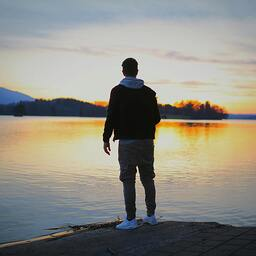
#> input picture test/perso.ppm, 256 x 256 px
$ python v2.py
#> lines starting #> are read from the running program, lines starting #| are printed output that depends on the picture
from PIL import Image
from colorsys import rgb_to_hsv as r2h
from colorsys import hsv_to_rgb as h2r

R, G, B, Y, C, P, O = [0.0, 1.0/3, 2.0/3, 1.0/6, 1.0/2, 5.0/6, 1.0/12] # red, green, blue, yellow, cyan, purple, orange

nameImIn = "perso.ppm"#input("name of image : ")
nameImOut = "Test3.ppm"
colorTarget = R#input("color target : ") # 0 to 1
rayonTarget = 0.1#input("rayon of image : ") # 0 to 0.5

imIn = Image.open(nameImIn)
#> imIn is the input picture: PIL image 256x256 RGB; mean R, G, B 142.2, 140.2, 130.7
sx = imIn.size[0]
#> sx = 256
sy = imIn.size[1]
#> sy = 256
dataIn = imIn.load()
imOut = Image.new(imIn.mode, imIn.size)
#> imOut: PIL image 256x256 RGB; every value is 0
dataOut = imOut.load()

colorBase = Y
rayonBase = 0.05 # 0 to 0.5

for i in range(sx) :
    for j in range(sy) :
        r, g, b = [c/255.0 for c in dataIn[i, j]]
        h, l, s = r2h(r, g, b)
        h2 = abs(h-colorBase)
        if (h2<rayonBase) :
            if (h2>0.5) :
                h2 = 1-h2
            if (h<colorBase) :
                h2 *= -1
            h = colorTarget + h2*rayonTarget/rayonBase
        r, g, b = [int(255*c) for c in h2r(h, l, s)]
        dataOut[i, j] = (r, g, b)

imIn.close()
imOut.save(nameImOut)
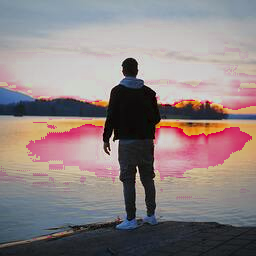
#> saved as Test3.ppm: PIL image 256x256 RGB; mean R, G, B 142.3, 130.3, 130.7
imOut.close()
